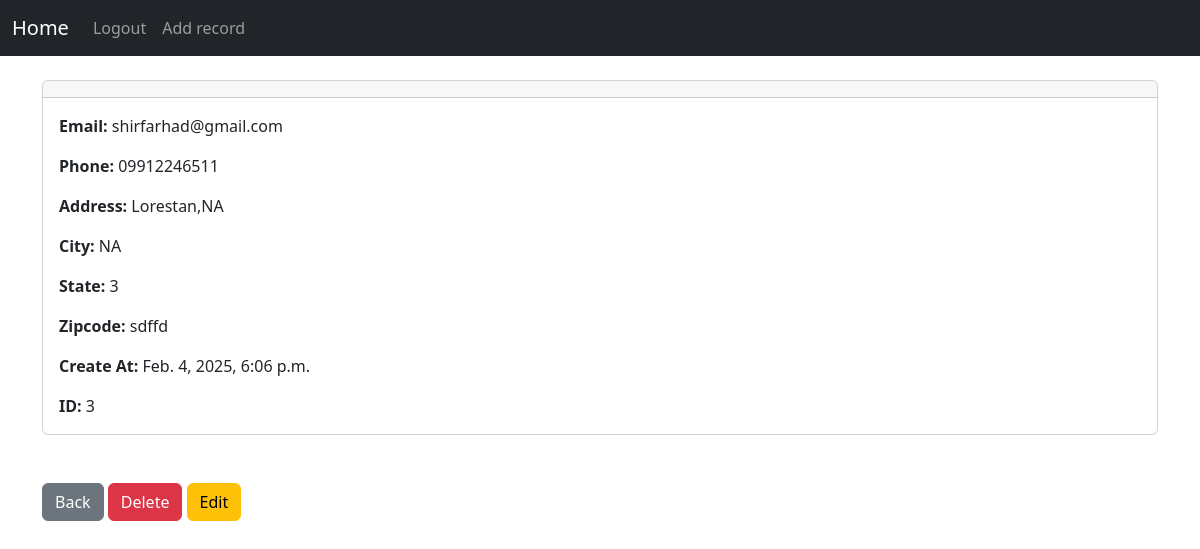
Screenshot of /record/3 (signed in) with the database file from the repository.
### myapp/models.py (models this page shows, shortened)
class Record(models.Model):
    created_at = models.DateTimeField(auto_now_add=True)
    first_name = models.CharField(max_length=50)
    last_name = models.CharField(max_length=50)
    email = models.CharField(max_length=100)
    phone = models.CharField(max_length=15)
    address = models.CharField(max_length=100)
    city = models.CharField(max_length=50)
    state = models.CharField(max_length=50)
    zipcode = models.CharField(max_length=20)

### myapp/views.py (the view)
# urls.py: path('record/<int:pk>', record_view, name='record'),
def record_view(request, pk):
    if request.user.is_authenticated:
        record = Record.objects.get(pk=pk)
        return render(request, 'record.html', {'record': record})
    else:
        messages.error(request, 'login first (^^)')
        return redirect('login')

### myapp/templates/record.html (shortened to what this page needs)
{% extends 'base.html' %}
{% block content %}
<div class="card">
  <div class="card-header">
  </div>
  <div class="card-body">
<p class="card-text">
<strong>Email: </strong>{{ record.email }}</p>
<p class="card-text">
<strong>Phone: </strong>{{ record.phone }}
</p>
<p class="card-text">
<strong>Address: </strong>{{ record.address }}</p>
<p class="card-text">
<strong>City: </strong>{{ record.city }}</p>
<p class="card-text">
<strong>State: </strong>{{ record.state }}</p>
<p class="card-text">
<strong>Zipcode: </strong>{{ record.zipcode }}</p>
<p class="card-text">
<strong>Create At: </strong>{{ record.created_at }}</p>
<p class="card-text">
<strong>ID: </strong>{{ record.id }}</p>
  </div>
</div>
<br/><br/>
<a href="{% url 'home' %}" class="btn btn-secondary">Back</a>
<a href="{% url 'delete' record.id %}" class="btn btn-danger">Delete</a>
<a href="{% url 'edit' record.id %}" class="btn btn-warning">Edit</a>
{% endblock %}

### rows the page displays
Record: email "shirfarhad@gmail.com", phone "09912246511", address "Lorestan,NA", city "NA", state "3", zipcode "sdffd", created_at "Feb. 4, 2025, 6:06 p.m.", id "3"
